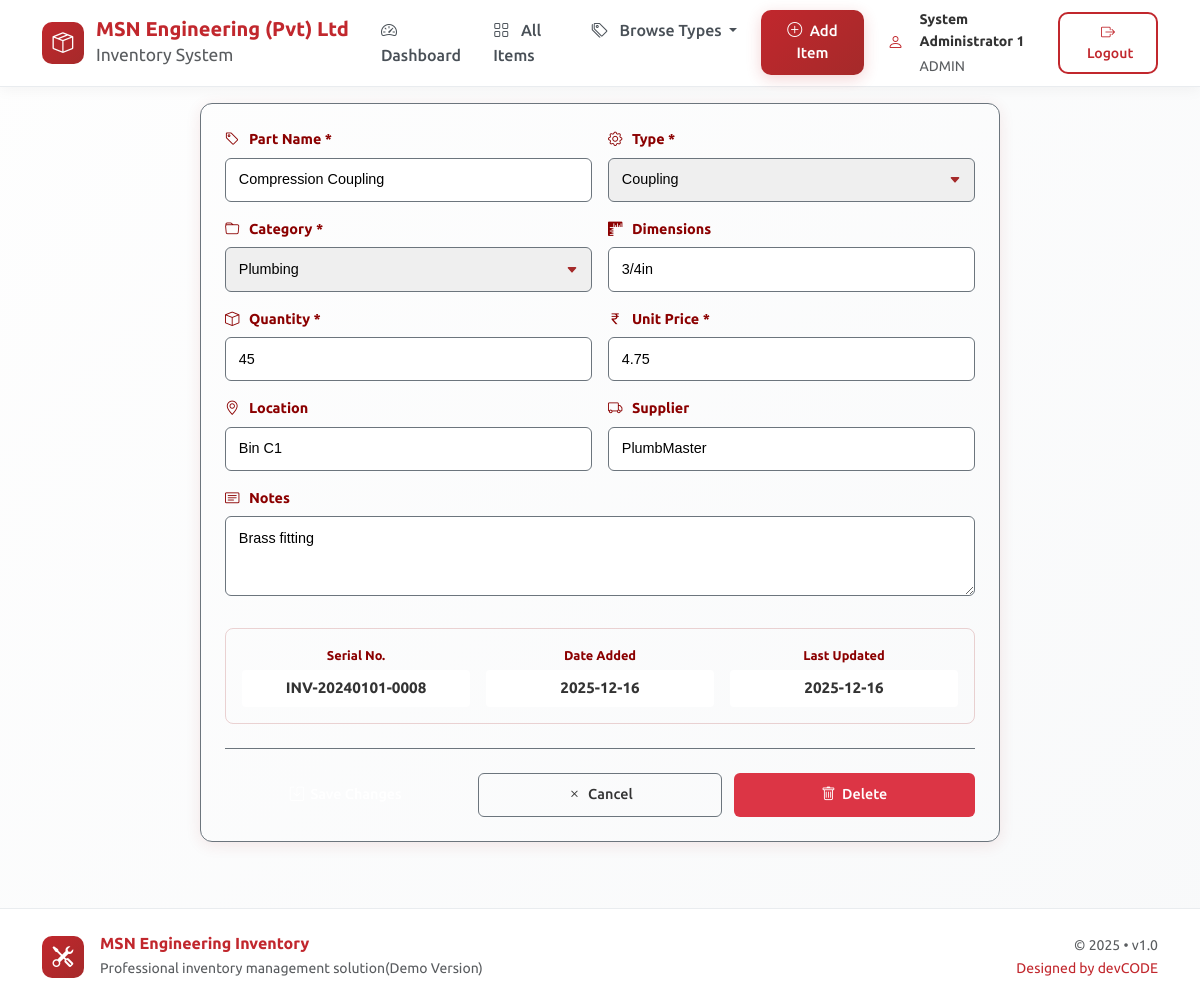
Screenshot of /edit_item/15 (signed in) with the database file from the repository.
### tables this page shows
CREATE TABLE inventory
                 (id INTEGER PRIMARY KEY AUTOINCREMENT,
                  serial_number TEXT UNIQUE NOT NULL,
                  part_name TEXT NOT NULL,
                  part_type TEXT NOT NULL,
                  category TEXT NOT NULL,
                  dimensions TEXT,
                  quantity INTEGER NOT NULL,
                  unit_price REAL NOT NULL,
                  location TEXT,
                  supplier TEXT,
                  date_added TEXT,
                  last_updated TEXT,
                  notes TEXT);

### app.py (the view, shortened to what this page needs)
@app.route('/edit_item/<int:item_id>', methods=['GET', 'POST'])
@login_required
@admin_required
def edit_item(item_id):
    conn = get_db_connection()
    item = conn.execute('SELECT * FROM inventory WHERE id = ?', (item_id,)).fetchone()
    conn.close()
    if item is None:
        flash('Item not found!', 'error')
        return redirect(url_for('view_inventory'))
    return render_template('edit_item.html', item=item)

### app.py (called while the page is built)
def login_required(f):
    @wraps(f)
    def decorated_function(*args, **kwargs):
        if 'user_id' not in session:
            return redirect(url_for('login'))
        return f(*args, **kwargs)
    return decorated_function

def admin_required(f):
    @wraps(f)
    def decorated_function(*args, **kwargs):
        if 'user_type' not in session or session['user_type'] != 'admin':
            flash('Admin access required!', 'error')
            return redirect(url_for('dashboard'))
        return f(*args, **kwargs)
    return decorated_function

def get_db_connection():
    conn = sqlite3.connect('inventory.db')
    conn.row_factory = sqlite3.Row
    return conn

### templates/edit_item.html (shortened to what this page needs)
{% extends "base.html" %}
{% block content %}
<div class="compact-form-container">
    <div class="compact-form">
        <form method="POST">
            <div class="compact-form-row">
                <div class="compact-form-group">
                    <label for="part_name"><i class="bi bi-tag"></i> Part Name *</label>
                    <input type="text" id="part_name" name="part_name" class="compact-input"
                           value="{{ item.part_name }}" required>
                </div>
                <div class="compact-form-group">
                    <label for="part_type"><i class="bi bi-gear"></i> Type *</label>
                    <select id="part_type" name="part_type" class="compact-select" required>
                        <option value="Coupling" {% if item.part_type == 'Coupling' %}selected{% endif %}>Coupling</option>
                    </select>
                </div>
            </div>
            <div class="compact-form-row">
                <div class="compact-form-group">
                    <label for="category"><i class="bi bi-folder"></i> Category *</label>
                    <select id="category" name="category" class="compact-select" required>
                        <option value="Plumbing" {% if item.category == 'Plumbing' %}selected{% endif %}>Plumbing</option>
                    </select>
                </div>
                <div class="compact-form-group">
                    <label for="dimensions"><i class="bi bi-rulers"></i> Dimensions</label>
                    <input type="text" id="dimensions" name="dimensions" class="compact-input"
                           value="{{ item.dimensions or '' }}" placeholder="Size/Measurements">
                </div>
            </div>
            <div class="compact-form-row">
                <div class="compact-form-group">
                    <label for="quantity"><i class="bi bi-box"></i> Quantity *</label>
                    <input type="number" id="quantity" name="quantity" class="compact-input"
                           value="{{ item.quantity }}" required min="0">
                </div>
                <div class="compact-form-group">
                    <label for="unit_price"><i class="bi bi-currency-rupee"></i> Unit Price *</label>
                    <input type="number" id="unit_price" name="unit_price" class="compact-input"
                           value="{{ "%.2f"|format(item.unit_price) }}" required step="0.01" min="0">
                </div>
            </div>
            <div class="compact-form-row">
                <div class="compact-form-group">
                    <label for="location"><i class="bi bi-geo-alt"></i> Location</label>
                    <input type="text" id="location" name="location" class="compact-input"
                           value="{{ item.location or '' }}" placeholder="Storage location">
                </div>
                <div class="compact-form-group">
                    <label for="supplier"><i class="bi bi-truck"></i> Supplier</label>
                    <input type="text" id="supplier" name="supplier" class="compact-input"
                           value="{{ item.supplier or '' }}" placeholder="Supplier name">
                </div>
            </div>
            <div class="compact-form-group">
                <label for="notes"><i class="bi bi-card-text"></i> Notes</label>
                <textarea id="notes" name="notes" class="compact-textarea"
                          placeholder="Additional notes...">{{ item.notes or '' }}</textarea>
            </div>
            <div class="item-details-box">
                <div class="detail-item">
                    <div class="detail-label">Serial No.</div>
                    <div class="detail-value">{{ item.serial_number }}</div>
                </div>
                <div class="detail-item">
                    <div class="detail-label">Date Added</div>
                    <div class="detail-value">{{ item.date_added[:10] if item.date_added else 'N/A' }}</div>
                </div>
                <div class="detail-item">
                    <div class="detail-label">Last Updated</div>
                    <div class="detail-value">{{ item.last_updated[:10] if item.last_updated else 'Never' }}</div>
                </div>
            </div>
            <div class="compact-form-actions">
                <button type="submit" class="btn-compact btn-compact-primary">
                    <i class="bi bi-save"></i> Save Changes
                </button>
                <a href="{{ url_for('view_inventory') }}" class="btn-compact btn-compact-secondary">
                    <i class="bi bi-x"></i> Cancel
                </a>
                <a href="{{ url_for('delete_item', item_id=item.id) }}"
                   class="btn-compact btn-compact-danger"
                   onclick="return confirm('Delete this item permanently?');">
                    <i class="bi bi-trash"></i> Delete
                </a>
            </div>
        </form>
    </div>
</div>
{% endblock %}

### static/css/custom.css (style rules this page uses)
:root { --maroon-light: #c1272d; --maroon-medium: #a52a2a; --maroon-dark: #8b0000; --white-pure: #ffffff; --white-soft: #f8f9fa; --white-cream: #fefefe; --gray-light: #e9ecef; --gray-medium: #6c757d; --gray-dark: #343a40; --success-light: #d1e7dd; --warning-light: #fff3cd; --danger-light: #f8d7da; --info-light: #cff4fc; --shadow-light: rgba(193, 39, 45, 0.08); --shadow-medium: rgba(193, 39, 45, 0.12); --shadow-dark: rgba(193, 39, 45, 0.15); }
body { font-family: 'Ubuntu', -apple-system, BlinkMacSystemFont, sans-serif; background: linear-gradient(135deg, var(--white-cream) 0%, var(--white-soft) 100%); color: var(--gray-dark); line-height: 1.6; min-height: 100vh; overflow-x: hidden; }

### templates/base.html (style rules this page uses)
:root { --maroon-light: #c1272d; --maroon-medium: #a52a2a; --maroon-dark: #8b0000; --white-pure: #ffffff; --white-soft: #f8f9fa; --white-cream: #fefefe; --gray-light: #e9ecef; --gray-medium: #6c757d; --shadow-light: rgba(193, 39, 45, 0.08); --shadow-medium: rgba(193, 39, 45, 0.12); }
body { font-family: 'Ubuntu', -apple-system, BlinkMacSystemFont, sans-serif; background: linear-gradient(135deg, var(--white-cream) 0%, var(--white-soft) 100%); color: #333; min-height: 100vh; }

### templates/edit_item.html (style rules this page uses)
.compact-form-container { max-width: 800px; margin: 0 auto; }
.compact-form { background: var(--white); border-radius: 12px; padding: 1.5rem; box-shadow: 0 3px 15px rgba(165, 42, 42, 0.1); border: 1px solid var(--gray-medium); }
.compact-form-group { margin-bottom: 1rem; }
.compact-form-row { display: flex; gap: 1rem; margin-bottom: 1rem; }
.compact-form-row .compact-form-group { flex: 1; margin-bottom: 0; }
.compact-form-group label { display: block; color: var(--maroon-dark); font-weight: 600; font-size: 0.9rem; margin-bottom: 0.4rem; }
.compact-form-group label i { color: var(--maroon-primary); margin-right: 6px; width: 16px; }
.compact-input, .compact-select, .compact-textarea { width: 100%; padding: 0.6rem 0.8rem; border: 1px solid var(--gray-medium); border-radius: 6px; font-family: 'Poppins', sans-serif; font-size: 0.9rem; transition: all 0.2s ease; }
.compact-select { appearance: none; background-repeat: no-repeat; background-position: right 0.8rem center; background-size: 12px; padding-right: 2rem; }
.compact-textarea { resize: vertical; min-height: 80px; }
.item-details-box { background: var(--maroon-pale); border-radius: 8px; padding: 1rem; margin: 1.5rem 0; display: grid; grid-template-columns: repeat(3, 1fr); gap: 1rem; border: 1px solid rgba(165, 42, 42, 0.2); }
.detail-item { text-align: center; }
.detail-label { font-size: 0.8rem; color: var(--maroon-dark); font-weight: 600; margin-bottom: 0.25rem; }
.detail-value { font-size: 0.95rem; color: var(--text-dark); font-weight: 700; background: white; padding: 0.4rem; border-radius: 4px; border: 1px solid var(--maroon-primary); }
.compact-form-actions { display: flex; gap: 0.75rem; margin-top: 1.5rem; padding-top: 1.5rem; border-top: 1px solid var(--gray-medium); }
.btn-compact { padding: 0.6rem 1.2rem; border-radius: 6px; font-weight: 500; font-size: 0.9rem; text-decoration: none; display: inline-flex; align-items: center; justify-content: center; gap: 0.4rem; border: none; cursor: pointer; transition: all 0.2s ease; flex: 1; }
.btn-compact-primary { background: var(--maroon-primary); color: white; }
.btn-compact-secondary { background: var(--off-white); color: var(--text-dark); border: 1px solid var(--gray-medium); }
.btn-compact-danger { background: #dc3545; color: white; }

### rows the page displays
inventory: part_name "Compression Coupling", part_type "Coupling", category "Plumbing", dimensions "3/4in", quantity "45", unit_price "4.75", location "Bin C1", supplier "PlumbMaster", notes "Brass fitting", serial_number "INV-20240101-0008", date_added "2025-12-16", last_updated "2025-12-16"

### other values shown
{{ session.full_name }} "System Administrator 1"
{{ session.user_type|upper }} "ADMIN"
